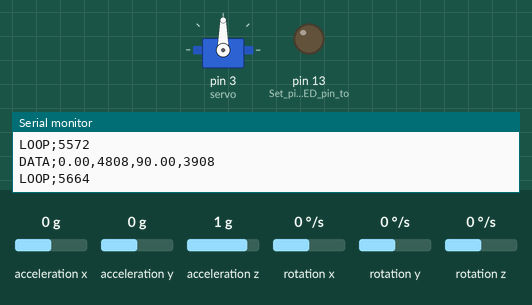
Simulated run of this sketch. Board: Arduino Uno, built with avr-gcc and run on an emulated ATmega328P. Shown: servo, output pins drawn as LEDs (lit = HIGH), the last lines printed to the serial monitor. Wiring (inferred from the names in the program): MPU-6050 motion sensor at I2C address 0x68. The inputs (shaded band) are chosen by the test bench; at power-on: acceleration z 1 g, acceleration x 0 g, acceleration y 0 g, rotation x 0 °/s, rotation y 0 °/s, rotation z 0 °/s. EEPROM starts erased.

Above: at 4.0 s.
4.1 s: acceleration z set to 0.2 g
7.1 s: acceleration z set to -0.1 g
At 8.5 s:
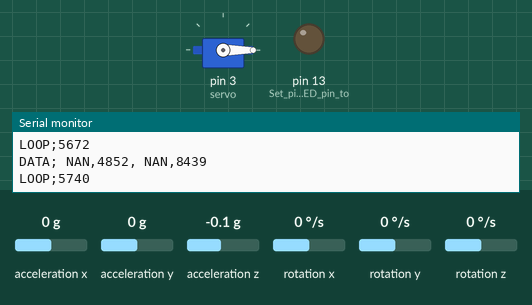
Timing chart, 0 to 10.1 s (numbered marks = the images above; inputs shaded):
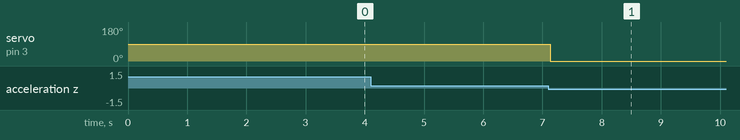

Measured:
- the behaviour switches between 0.1 and 0 g on acceleration z (found by bisection; images 0 and 1)
- after the input at 7.1 s, servo on pin 3 (servo): 90° → 0° at once

The sketch:

code.ino
```cpp
/*
 * ----------------------------------------------------------------------
 * Davis Drone Club Gimbal v2.3 firmware
 *
 * CHANGELOG (v2.0 -> v2.3)
 * - (2.1) Add watchdog timer
 * - (2.1) Add Enable response
 * - (2.1) Add Position response
 * - (2.1) Save calibration values to EEPROM
 * - (2.2) Changed serial read implementation to non-blocking
 * - (2.3) Changed to quaternion IMU processing
 * - (2.3) Increased loop duration
 * - (2.3) Implemented adaptive gains
 * PID_v1 library can be downloaded from here: https://github.com/br3ttb/Arduino-PID-Library
 *
 * --------------------ADJUSTABLE SETTINGS--------------------
 */
//PID CONTROLLER DIRECTION: 0 FOR INVERTED, 1 FOR REGULAR
boolean gimbalDir = 1;

//PRINT DATA TO SERIAL: true FOR ENABLED, false FOR DISABLE
boolean print_en = true;

//Quaternion Filter Variables
double BASE_GAIN = 0.017;
double THRESH_LOW = 0.05;
double THRESH_HIGH = 0.1;
double EPSILON = 0.8;

/*
 * --------------------VARIABLE DECLARATIONS------------------
 */
//Include libraries
#include <Wire.h>
#include <PID_v1.h>
#include <Servo.h>
#include <EEPROM.h>
#include <avr/wdt.h>

//Version here
int VERSION[] = {2,3};

//Declare a union datatype to allow easy conversion between float and byte
//More information on union: https://www.tutorialspoint.com/cprogramming/c_unions.htm
union EEPOMvals {               //Define variables stored in EEPROM
  float  val_float;
  byte   val_byte[4];
} kp, ki, kd, deadband, gyro_x_cal, gyro_y_cal, gyro_z_cal;

//Declaring global variables for IMU and angle calculations
double acc[3], gyro[3], gyro_cal[3];
double acc_cal;
int temp;

float loop_timer;
int  loop_duration;
int  loop_counter;

//Quaternion Math Variables
double identity[] = {1,0,0,0};
double omega;
double INTERVAL = 0.0055555;
double gyro_raw_q[4];
double err_mag;
double alpha;
double q_i[] = {1,0,0,0};
double prev_q[] = {1,0,0,0};
double curr_q;
double rate_gyro_global[4];
double gyro_q[4];
double gyro_R[3][3];
double g_predict[3];
double d_q_acc[4];
double d_acc_interp[4];
double q_out[4];
unsigned long prev_time, delta;
double yaw, pitch, roll;
double test[] = {1,2,3,4};
double test_R[3][3];

//Declaring strings for Serial communication

char input_buf[80];

int delimIndex;                 //Index of delimiter within string
String tuneP = "TUNEP";         //Header content for tuning packet
String tuneI = "TUNEI";         //Header content for tuning packet
String tuneD = "TUNED";         //Header content for tuning packet
String spStr = "SETSP";         //Header content for setpoint packet
String dbStr = "SETDB";         //Header content for deadband packet
String drStr = "SETDR";         //Header content for direction packet
String ptStr = "SETPT";         //Header content for print packet
String enStr = "SETEN";         //Header content for enable packet
String poStr = "SETPO";         //Header content for position set packet
String cbStr = "CALGY";         //Header content for calibrate gyro packet
String peStr = "GETEP";         //Header content to get EEPROM data
String veStr = "GETVE";         //Header content to get version number
String dnStr = "GETDN";         //Header content to get device name
String warnString = "WARN";     //Warning header
String loopString = "LOOP";     //Loop warning header
String dataString = "DATA";     //Data header
String eeprString = "EEPR";     //EEPROM header
String versString = "VERS";     //Version header
String devnString = "DEVN";     //Device name header
String headDelim  = ";";        //Header delimiter
String dataDelim  = ",";        //Data delimiter

//Declaring servo object
Servo servo;

//Declare PID values
double input, setpoint, output;
PID myPID(&input, &output, &setpoint, kp.val_float, ki.val_float, kd.val_float, DIRECT);
#define HIGH_BOUND  130
#define LOW_BOUND   50

/*
 * --------------------SETUP FUNCTION--------------------
 */
void setup() {
  cal_mpu();
  wdt_setup();                    //Setup watchdog timer
  readVals();                     //Read PID values from EEPROM
  myPID.SetTunings(kp.val_float, ki.val_float, kd.val_float);
  init_comm();                    //Initialize I2C and Serial communication
  pinMode(13, OUTPUT);            //Set pinmode of LED pin to output
  init_servo();                   //Initialize servo motor
  delay(1000);                    //Delay to allow gimbal to settle
  init_mpu();                     //Initialize MPU6050
  digitalWrite(13, HIGH);         //Turn on LED
  setpoint = 0;                   //Set PID setpoint and initial output
  output = 90;
  myPID.SetOutputLimits(LOW_BOUND,HIGH_BOUND);  //Set output limits of PID controller
  myPID.SetMode(AUTOMATIC);       //Activate PID controller by setting to AUTOMATIC
  myPID.SetControllerDirection(gimbalDir);  //Set mounting direction

  digitalWrite(13, LOW);          //Turn off LED after initialization
  loop_timer = micros();          //Initialize loop timer
  loop_counter = 0;
}

/*
 * --------------------LOOP FUNCTION---------------------
*/
void loop() {
  read_mpu();                     //Read data
  process_mpu();                  //Process data
  input = roll;                   //Input into PID loop
  myPID.Compute();                //Compute output

  actuate();                      //Actuate gimbal and deadband

  //Print data to serial if PRINT is enabled
  if(print_en & ((loop_counter%30)==0)) printData(roll, millis());

  checkSerial();                  //Check for serial commands
  enforceLoop();                  //Enforce loop timer
  loop_counter++;
  wdt_reset();
}
```

communication.ino
```cpp
/*
 * ----------------------------------------------------------------------
 * COMMUNICATION FILE
 * PROVIDES FUNCTIONS TO FACILITATE COMMUNICATION
 * ----------------------------------------------------------------------
 */

/*
 * Initialize communication channels
 * To be run once at program start
 */
void init_comm() {
  Wire.begin();              //Initialize I2C communication
  Serial.begin(115200);      //Initialize serial communication at 9600
}

/*
 * Perform actions based on header
 * To add new actions:
 * 1) Add new else-if block and place functions to perform within block
 * 2) Add new header name to "code" tab
 */
void serialHandler(String parse_head, String parse_data){
  if(parse_head == tuneP)
    {
      processTune(parse_data, 'P');
    }
    else if(parse_head == tuneI)
    {
      processTune(parse_data, 'I');
    }
    else if(parse_head == tuneD)
    {
      processTune(parse_data, 'D');
    }
    else if(parse_head == spStr)
    {
      setpoint = parse_data.toFloat();
    }
    else if(parse_head == dbStr)
    {
      deadband.val_float = parse_data.toFloat();
    }
    else if(parse_head == drStr)
    {
      gimbalDir = parse_data.toInt();
      myPID.SetControllerDirection(gimbalDir);
    }
    else if(parse_head == enStr)
    {
      int gimbalEn = parse_data.toInt();
      if(gimbalEn == 1)
      {
        myPID.SetMode(AUTOMATIC);
      }
      else if(gimbalEn == 0)
      {
        myPID.SetMode(MANUAL);
        output=90;
      }
    }
    else if(parse_head == cbStr)
    {
      delay(1000);
      cal_mpu();
      delay(500);
    }
    else if(parse_head == poStr)
    {
      int pos = parse_data.toInt();
      if(pos>HIGH_BOUND)
      {
        output = HIGH_BOUND;
      }
      else if(pos < LOW_BOUND)
      {
        output = LOW_BOUND;
      }
      else
      {
        output = pos;
      }
    }
    else if(parse_head == ptStr)
    {
      print_en = parse_data.toInt();
    }
    else if(parse_head == peStr)
    {
      printEEPROM();
    }
    else if(parse_head == veStr)
    {
      printVer();
    }
    else if(parse_head == dnStr)
    {
      Serial.println(devnString + headDelim + "ddc-gimbal");
    }
    else
    {
      Serial.println(warnString + headDelim + parse_head);
    }
}

/*
 * Print data for checking gimbal performance
 * Pass angle and current time
 */
void printData(float angle, unsigned long currTime){
  //Combine data into string
  String printStr = dataString + headDelim + angle + dataDelim + loop_duration + dataDelim + output + dataDelim + currTime;
  Serial.println(printStr);
}

/*
 * Non-blocking implementation of reading lines from serial
 */
int readline(int input_char, char *buffer, int buffer_length){
  static int curr_pos = 0;
  int final_pos;

  if (input_char>0) {
    switch(input_char) {
      case '\r':
        break;
      case '\n':
        final_pos = curr_pos;
        curr_pos = 0;
        return final_pos;
      default:
        if(curr_pos<buffer_length-2) {
          buffer[curr_pos++] = input_char;
          buffer[curr_pos] = '\0';
        }
    }
  }
  return 0;
}

/*
 * Read character from serial and perform action if line completed
 */
void checkSerial(){
  String inString, head, data;
  int headIndex;

  if(readline(Serial.read(), input_buf, 80) > 0) {
    inString = String(input_buf);
    headIndex = inString.indexOf(";");
    head = inString.substring(0, headIndex);
    data = inString.substring(headIndex+1);
    head.trim();
    data.trim();
    serialHandler(head, data);
  }
}

/*
 * Print EEPROM values to Serial
 */
void printEEPROM() {
  String printStr = eeprString + headDelim + String(kp.val_float,4)
    + dataDelim + String(ki.val_float,4) + dataDelim + String(kd.val_float,4)
    + dataDelim + deadband.val_float + dataDelim + gyro_x_cal.val_float
    + dataDelim + gyro_y_cal.val_float + dataDelim + gyro_z_cal.val_float;
  Serial.println(printStr);
}

/**
 * Print gimbal firmware version to Serial
 */
void printVer() {
  String printStr = versString + headDelim + String(VERSION[0]) + dataDelim + String(VERSION[1]);
  Serial.println(printStr);
}
```

eeprom.ino
```cpp
/*
 * ----------------------------------------------------------------------
 * EEPROM FILE
 * PROVIDES FUNCTIONS FOR READING AND WRITING FROM EEPROM
 * ----------------------------------------------------------------------
 *
 * The Arduino EEPROM is used to store the PID tuning values
 * Change the EEPROM values through the serial port communication
 *
 * DATA       ADDRESSES
 * Kp         0 - 3
 * Ki         4 - 7
 * Kd         8 - 11
 * deadband   12- 15
 * x_cal      16- 19
 * y_cal      20- 23
 * z_cal      24- 27
 */

/**
 * Write current values to EEPROM
 */
void writeVals() {
  for(int i = 0; i < 4; i++) {
    EEPROM.update( 0+i, kp.val_byte[i]);
    EEPROM.update( 4+i, ki.val_byte[i]);
    EEPROM.update( 8+i, kd.val_byte[i]);
    EEPROM.update(12+i, deadband.val_byte[i]);
    EEPROM.update(16+i, gyro_x_cal.val_byte[i]);
    EEPROM.update(20+i, gyro_y_cal.val_byte[i]);
    EEPROM.update(24+i, gyro_z_cal.val_byte[i]);
  }
}

/*
 * Read EEPROM values to variables
 */
void readVals() {
  for(int i = 0; i < 4; i++) {
    kp.val_byte[i]         = EEPROM.read(0+i);
    ki.val_byte[i]         = EEPROM.read(4+i);
    kd.val_byte[i]         = EEPROM.read(8+i);
    deadband.val_byte[i]   = EEPROM.read(12+i);
    gyro_x_cal.val_byte[i] = EEPROM.read(16+i);
    gyro_y_cal.val_byte[i] = EEPROM.read(20+i);
    gyro_z_cal.val_byte[i] = EEPROM.read(24+i);
  }
}
```

functions.ino
```cpp
/*
 * ----------------------------------------------------------------------
 * FUNCTIONS FILE
 * PROVIDES GENERAL FUNCTIONS FOR OPERATING THE GIMBAL
 * ----------------------------------------------------------------------
 */

/**
 * Watchdog setup
 * Resets the program if any error occurs
 */
void wdt_setup() {
  cli();                            //Block interrupts
  WDTCSR |= (1<<WDCE)|(1<<WDE);     //Enter watchdog setup mode
  //Set watchdog timer for 1 minute
  WDTCSR = (1<<WDE)|(0<<WDP3)|(1<<WDP2)|(1<<WDP1)|(0<<WDP0);
  sei();                            //Re-enable interrupts
}

/*
 * Initialize servo
 * To be run once at program start
 */
void init_servo() {
  servo.attach(3);          //Declare servo output pin
  servo.write(90);          //Initialize to 90
}

/*
 * Tune PID value
 * data (input): desired value
 * mode (input): value to set (P,I,D)
 */
void processTune(String data, char mode){
  if(mode == 'P')                           //If P value selected
  {
    kp.val_float = data.toFloat();         //Update kp and PID tuning
    myPID.SetTunings(kp.val_float, ki.val_float, kd.val_float);
    writeVals();                            //Update EEPROM values
    Serial.println("TUNING UPDATE RECEIVED");
  }
  else if(mode == 'I')                      //If I value selected
  {
    ki.val_float = data.toFloat();         //Update ki and PID tuning
    myPID.SetTunings(kp.val_float, ki.val_float, kd.val_float);
    writeVals();                            //Update EEPROM values
    Serial.println("TUNING UPDATE RECEIVED");
  }
  else if(mode == 'D')                      //If D value selected
  {
    kd.val_float = data.toFloat();         //Update kd and PID tuning
    myPID.SetTunings(kp.val_float, ki.val_float, kd.val_float);
    writeVals();                            //Update EEPROM values
    Serial.println("TUNING UPDATE RECEIVED");
  }
  else                                      //If unknown mode passed
  {
    Serial.println(warnString + headDelim + "Unknown mode");
  }
}

/*
 * Actuate servo motor and calculate deadband
 * To be run every program loop
 */
void actuate() {
  //If difference between input and setpoint is less than deadband
  if(abs(input-setpoint) < deadband.val_float)
  {
    input = setpoint;             //Set setpoint to input, output = 0
  }
  else                            //If difference is larger than deadband
  {
    servo.write((int)(output));   //Write output to servo
  }
}

/*
 *
 */
void enforceLoop() {
  loop_duration = micros()-loop_timer;
  if(loop_duration > 5555)               //If the loop timer exceeds 5555us
  {
    Serial.println(loopString + headDelim + loop_duration); //Print out current loop duration
  }
  else                                   //If loop timer falls below 5555us
  {
    while(micros() - loop_timer < 5555); //Wait until 5555us passes
  }
  loop_timer = micros();                 //Update the loop timer
}
```

quaternion_math.ino
```cpp
#include "math.h"


double quat_magnitude(double *input_q) {
    double sum = 0;
    for(int i = 0; i < 4; i++) {
        sum += pow(input_q[i], 2);
    }

    return sqrt(sum);
}

void quat_normalize(double *q) {
    double mag = quat_magnitude(q);
    for(int i = 0; i < 4; i++) {
        q[i] /= mag;
    }
}

double vect_magnitude(double *input_v) {
    double sum = 0;
    for(int i = 0; i < 3; i++) {
        sum += pow(input_v[i], 2);
    }
    return sqrt(sum);
}

void vect_normalize(double *v) {
    double mag = vect_magnitude(v);
    for(int i = 0; i < 3; i++) {
        v[i] /= mag;

    }
}

void conjugate(double *input_q, double *output_q) {
    output_q[0] = input_q[0];
    output_q[1] = -input_q[1];
    output_q[2] = -input_q[2];
    output_q[3] = -input_q[3];
}

void inverse(double *input_q, double *output_q) {
    double denominator = pow(quat_magnitude(input_q),2);
    double conj_q[4];

    conjugate(input_q, conj_q);
    output_q[0] = conj_q[0]/denominator;
    output_q[1] = -conj_q[1]/denominator;
    output_q[2] = -conj_q[2]/denominator;
    output_q[3] = -conj_q[3]/denominator;
}

/*
  Multiply two quaternions
*/
void multiply(double *p, double *q, double *output_q) {
    output_q[0] = (p[0]*q[0]) - (p[1]*q[1]) -
                  (p[2]*q[2]) - (p[3]*q[3]);
    output_q[1] = (p[0]*q[1]) + (p[1]*q[0]) +
                  (p[2]*q[3]) - (p[3]*q[2]);
    output_q[2] = (p[0]*q[2]) - (p[1]*q[3]) +
                  (p[2]*q[0]) + (p[3]*q[1]);
    output_q[3] = (p[0]*q[3]) + (p[1]*q[2]) -
                  (p[2]*q[1]) + (p[3]*q[0]);
}

/*
  Print the components of a quaternion
*/
void print_q(double *input_q) {
    for (int i = 0; i < 4; i++) {
        Serial.print(input_q[i],4);
        Serial.print('\t');
        Serial.print('\t');
    }
    Serial.println();
}

/*
  Multiply three quaternions
*/
void multiply_three(double *input_q1, double *input_q2,
                    double *input_q3, double *output_q) {
    double temp[4];
    multiply(input_q1, input_q2, temp);
    multiply(temp, input_q3, output_q);
}

/*
  Rotate quaternion by another quaternion
*/
void rotate(double *input_q1, double *input_q2,
            double *output_q) {
    double temp[4];
    inverse(input_q1, temp);
    multiply_three(input_q1, input_q2, temp, output_q);
}

/*
  Transform a quaternion, q, to a 3x3 matrix, R.
*/
void quat_to_inverse_matrix(double *q, double R[][3]) {
    R[0][0] = pow(q[0],2)+pow(q[1],2)-pow(q[2],2)-pow(q[3],2);
    R[1][0] = 2*(q[1]*q[2]-q[0]*q[3]);
    R[2][0] = 2*(q[1]*q[3]+q[0]*q[2]);

    R[0][1] = 2*(q[1]*q[2]+q[0]*q[3]);
    R[1][1] = pow(q[0],2)-pow(q[1],2)+pow(q[2],2)-pow(q[3],2);
    R[2][1] = 2*(q[2]*q[3]-q[0]*q[1]);

    R[0][2] = 2*(q[1]*q[3]-q[0]*q[2]);
    R[1][2] = 2*(q[2]*q[3]+q[0]*q[1]);
    R[2][2] = pow(q[0],2)-pow(q[1],2)-pow(q[2],2)+pow(q[3],2);
}

/*
  MAtrix multiplication in the form of Ax = B where x and B is a 3x1 vector
  and A is a 3x3 matrix
*/
void matrix_multiply(double A[][3], double *x, double *B) {
    for(int i = 0; i < 3; i++) {
        B[i] = A[i][0]*x[0] + A[i][1]*x[1] + A[i][2]*x[2];
    }
}


/*
  Calculate the error gain factor
*/
double err_gain_factor(double em, double low, double high) {
    if (em < low) {
        return 1;
    }
    else if (em > high) {
        return 0;
    }
    else
    {
        return (-1/(high-low))*(em)+((high)/(high-low));
    }
}

void slerp(double alpha, double* d_q_acc, double* d_acc_interp) {
  //SLERP
  omega = acos(d_q_acc[0]);

  for(int i = 0; i < 4; i++) {
      d_acc_interp[i] = (sin((1-alpha)*omega)/sin(omega))*identity[i] +
                        (sin(alpha*omega)/sin(omega))*d_q_acc[i];
  }
}
```

Source omitted: mpu6050.ino (4760 bytes)
